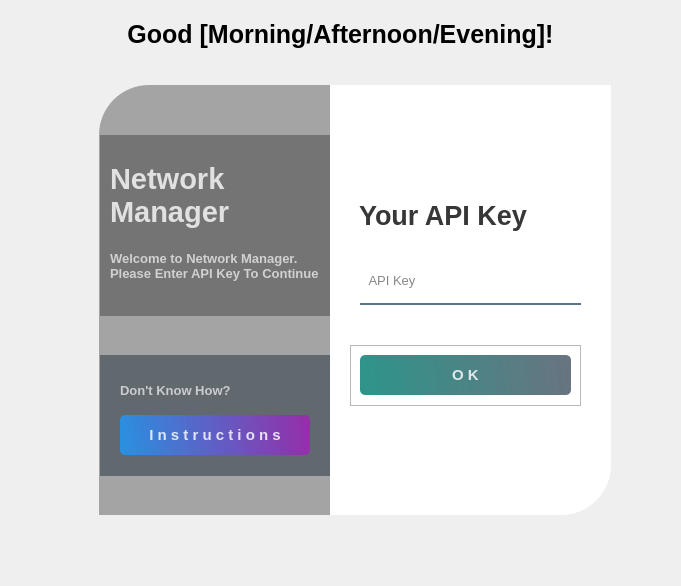
      <widget class="QWidget" name="page">
       <layout class="QHBoxLayout" name="horizontalLayout">
        <item>
         <spacer name="horizontalSpacer_3">
          <property name="orientation">
           <enum>Qt::Orientation::Horizontal</enum>
          </property>
          <property name="sizeHint" stdset="0">
           <size>
            <width>40</width>
            <height>20</height>
           </size>
          </property>
         </spacer>
        </item>
        <item>
         <widget class="QStackedWidget" name="stackedWidget_3">
          <property name="currentIndex">
           <number>0</number>
          </property>
          <widget class="QWidget" name="page_10">
           <layout class="QVBoxLayout" name="verticalLayout_11">
            <item>
             <widget class="QLabel" name="greeting_label_2">
              <property name="sizePolicy">
               <sizepolicy hsizetype="Preferred" vsizetype="Preferred">
                <horstretch>0</horstretch>
                <verstretch>0</verstretch>
               </sizepolicy>
              </property>
              <property name="maximumSize">
               <size>
                <width>16777215</width>
                <height>70</height>
               </size>
              </property>
              <property name="font">
               <font>
                <pointsize>19</pointsize>
                <bold>true</bold>
               </font>
              </property>
              <property name="text">
               <string>Good [Morning/Afternoon/Evening]!</string>
              </property>
              <property name="textFormat">
               <enum>Qt::TextFormat::PlainText</enum>
              </property>
              <property name="alignment">
               <set>Qt::AlignmentFlag::AlignCenter</set>
              </property>
             </widget>
            </item>
            <item>
             <widget class="QWidget" name="widget_2" native="true">
              <property name="minimumSize">
               <size>
                <width>561</width>
                <height>491</height>
               </size>
              </property>
              <property name="styleSheet">
               <string notr="true">QPushButton#pushButton{
	background-color: qlineargradient(spread:pad, x1:0, y1:0.505682, x2:1, y2:0.477, stop:0 rgba(11, 131, 120, 219), stop:1 rgba(85, 98, 112, 226));
	color:rgba(255, 255, 255, 210);
	border-radius:5px;
}

QPushButton#pushButton:hover{
	background-color: qlineargradient(spread:pad, x1:0, y1:0.505682, x2:1, y2:0.477, stop:0 rgba(150, 123, 111, 219), stop:1 rgba(85, 81, 84, 226));
}

QPushButton#pushButton:pressed{
	padding-left:5px;
	padding-top:5px;
	background-color:rgba(150, 123, 111, 255);
}

QPushButton#pushButton_2, #pushButton_3, #pushButton_4, #pushButton_5{
	background-color: rgba(0, 0, 0, 0);
	color:rgba(85, 98, 112, 255);
}

QPushButton#pushButton_2:hover, #pushButton_3:hover, #pushButton_4:hover, #pushButton_5:hover{
	color: rgba(131, 96, 53, 255);
}

QPushButton#pushButton_2:pressed, #pushButton_3:pressed, #pushButton_4:pressed, #pushButton_5:pressed{
	padding-left:5px;
	padding-top:5px;
	color:rgba(91, 88, 53, 255);
}

</string>
              </property>
              <widget class="QLabel" name="label_25">
               <property name="geometry">
                <rect>
                 <x>39</x>
                 <y>30</y>
                 <width>231</width>
                 <height>430</height>
                </rect>
               </property>
               <property name="styleSheet">
                <string notr="true">background-color:rgba(0, 0, 0, 80);
border-top-left-radius: 50px;</string>
               </property>
               <property name="text">
                <string/>
               </property>
              </widget>
              <widget class="QLabel" name="label_26">
               <property name="geometry">
                <rect>
                 <x>270</x>
                 <y>30</y>
                 <width>281</width>
                 <height>430</height>
                </rect>
               </property>
               <property name="styleSheet">
                <string notr="true">background-color:rgba(255, 255, 255, 255);
border-bottom-right-radius: 50px;</string>
               </property>
               <property name="text">
                <string/>
               </property>
              </widget>
              <widget class="QLabel" name="label_27">
               <property name="geometry">
                <rect>
                 <x>299</x>
                 <y>140</y>
                 <width>221</width>
                 <height>40</height>
                </rect>
               </property>
               <property name="font">
                <font>
                 <pointsize>20</pointsize>
                 <bold>true</bold>
                </font>
               </property>
               <property name="styleSheet">
                <string notr="true">color:rgba(0, 0, 0, 200);</string>
               </property>
               <property name="text">
                <string>Your API Key</string>
               </property>
              </widget>
              <widget class="QLineEdit" name="api_key">
               <property name="geometry">
                <rect>
                 <x>300</x>
                 <y>210</y>
                 <width>221</width>
                 <height>40</height>
                </rect>
               </property>
               <property name="font">
                <font>
                 <pointsize>10</pointsize>
                </font>
               </property>
               <property name="styleSheet">
                <string notr="true">background-color:rgba(0, 0, 0, 0);
border:none;
border-bottom:2px solid rgba(46, 82, 101, 200);
color:rgba(0, 0, 0, 240);
padding-bottom:7px;</string>
               </property>
               <property name="placeholderText">
                <string>  API Key</string>
               </property>
              </widget>
              <widget class="QLabel" name="label_29">
               <property name="geometry">
                <rect>
                 <x>40</x>
                 <y>80</y>
                 <width>230</width>
                 <height>181</height>
                </rect>
               </property>
               <property name="styleSheet">
                <string notr="true">background-color:rgba(0, 0, 0, 75);</string>
               </property>
               <property name="text">
                <string/>
               </property>
              </widget>
              <widget class="QLabel" name="label_30">
               <property name="geometry">
                <rect>
                 <x>50</x>
                 <y>100</y>
                 <width>180</width>
                 <height>81</height>
                </rect>
               </property>
               <property name="font">
                <font>
                 <pointsize>22</pointsize>
                 <bold>true</bold>
                </font>
               </property>
               <property name="styleSheet">
                <string notr="true">color:rgba(255, 255, 255, 200);</string>
               </property>
               <property name="text">
                <string>Network Manager</string>
               </property>
               <property name="wordWrap">
                <bool>true</bool>
               </property>
              </widget>
              <widget class="QLabel" name="label_31">
               <property name="geometry">
                <rect>
                 <x>50</x>
                 <y>185</y>
                 <width>211</width>
                 <height>51</height>
                </rect>
               </property>
               <property name="font">
                <font>
                 <pointsize>10</pointsize>
                 <bold>true</bold>
                </font>
               </property>
               <property name="styleSheet">
                <string notr="true">color:rgba(255, 255, 255, 170);</string>
               </property>
               <property name="text">
                <string>Welcome to Network Manager. 
Please Enter API Key To Continue</string>
               </property>
               <property name="wordWrap">
                <bool>true</bool>
               </property>
              </widget>
              <widget class="QPushButton" name="instructions_btn">
               <property name="geometry">
                <rect>
                 <x>60</x>
                 <y>360</y>
                 <width>190</width>
                 <height>40</height>
                </rect>
               </property>
               <property name="font">
                <font>
                 <pointsize>11</pointsize>
                 <bold>true</bold>
                </font>
               </property>
               <property name="styleSheet">
                <string notr="true">QPushButton#instructions_btn {
    background-color: qlineargradient(spread:pad, x1:0, y1:0.505682, x2:1, y2:0.477, stop:0 rgba(33, 150, 243, 219), stop:1 rgba(156, 39, 176, 226));
    color: rgba(255, 255, 255, 210);
    border-radius: 5px;
}

QPushButton#instructions_btn:hover {
    background-color: qlineargradient(spread:pad, x1:0, y1:0.505682, x2:1, y2:0.477, stop:0 rgba(63, 81, 181, 219), stop:1 rgba(103, 58, 183, 226));
}

QPushButton#instructions_btn:pressed {
    padding-left: 5px;
    padding-top: 5px;
    background-color: rgba(103, 58, 183, 255);
}
</string>
               </property>
               <property name="text">
                <string>I n s t r u c t i o n s</string>
               </property>
              </widget>
              <widget class="QLabel" name="label_32">
               <property name="geometry">
                <rect>
                 <x>60</x>
                 <y>320</y>
                 <width>201</width>
                 <height>31</height>
                </rect>
               </property>
               <property name="font">
                <font>
                 <pointsize>10</pointsize>
                 <bold>true</bold>
                </font>
               </property>
               <property name="styleSheet">
                <string notr="true">color:rgba(255, 255, 255, 170);</string>
               </property>
               <property name="text">
                <string>Don't Know How?</string>
               </property>
               <property name="wordWrap">
                <bool>true</bool>
               </property>
              </widget>
              <widget class="QLabel" name="label_33">
               <property name="geometry">
                <rect>
                 <x>40</x>
                 <y>300</y>
                 <width>230</width>
                 <height>121</height>
                </rect>
               </property>
               <property name="styleSheet">
                <string notr="true">background-color: rgba(45, 62, 80, 0.5);
</string>
               </property>
               <property name="text">
                <string/>
               </property>
              </widget>
              <widget class="QFrame" name="frame_4">
               <property name="geometry">
                <rect>
                 <x>290</x>
                 <y>290</y>
                 <width>231</width>
                 <height>61</height>
                </rect>
               </property>
               <property name="frameShape">
                <enum>QFrame::Shape::StyledPanel</enum>
               </property>
               <property name="frameShadow">
                <enum>QFrame::Shadow::Raised</enum>
               </property>
               <layout class="QVBoxLayout" name="verticalLayout_17">
                <item>
                 <widget class="QPushButton" name="api_btn">
                  <property name="minimumSize">
                   <size>
                    <width>0</width>
                    <height>40</height>
                   </size>
                  </property>
                  <property name="font">
                   <font>
                    <pointsize>11</pointsize>
                    <bold>true</bold>
                   </font>
                  </property>
                  <property name="styleSheet">
                   <string notr="true">QPushButton#api_btn {
    background-color: qlineargradient(spread:pad, x1:0, y1:0.505682, x2:1, y2:0.477, stop:0 rgba(11, 131, 120, 219), stop:1 rgba(85, 98, 112, 226));
    color: rgba(255, 255, 255, 210);
    border-radius: 5px;
}

QPushButton#api_btn:hover {
    background-color: qlineargradient(spread:pad, x1:0, y1:0.505682, x2:1, y2:0.477, stop:0 rgba(150, 123, 111, 219), stop:1 rgba(85, 81, 84, 226));
}

QPushButton#api_btn:pressed {
    padding-left: 5px;
    padding-top: 5px;
    background-color: rgba(150, 123, 111, 255);
}</string>
                  </property>
                  <property name="text">
                   <string>O K</string>
                  </property>
                 </widget>
                </item>
               </layout>
              </widget>
              <zorder>label_33</zorder>
              <zorder>label_26</zorder>
              <zorder>label_25</zorder>
              <zorder>label_27</zorder>
              <zorder>api_key</zorder>
              <zorder>label_29</zorder>
              <zorder>label_30</zorder>
              <zorder>label_31</zorder>
              <zorder>instructions_btn</zorder>
              <zorder>label_32</zorder>
              <zorder>frame_4</zorder>
             </widget>
            </item>
            <item>
             <spacer name="horizontalSpacer_6">
              <property name="orientation">
               <enum>Qt::Orientation::Horizontal</enum>
              </property>
              <property name="sizeHint" stdset="0">
               <size>
                <width>40</width>
                <height>20</height>
               </size>
              </property>
             </spacer>
            </item>
           </layout>
          </widget>
         </widget>
        </item>
        <item>
         <spacer name="horizontalSpacer_4">
          <property name="orientation">
           <enum>Qt::Orientation::Horizontal</enum>
          </property>
          <property name="sizeHint" stdset="0">
           <size>
            <width>40</width>
            <height>20</height>
           </size>
          </property>
         </spacer>
        </item>
       </layout>
      </widget>
